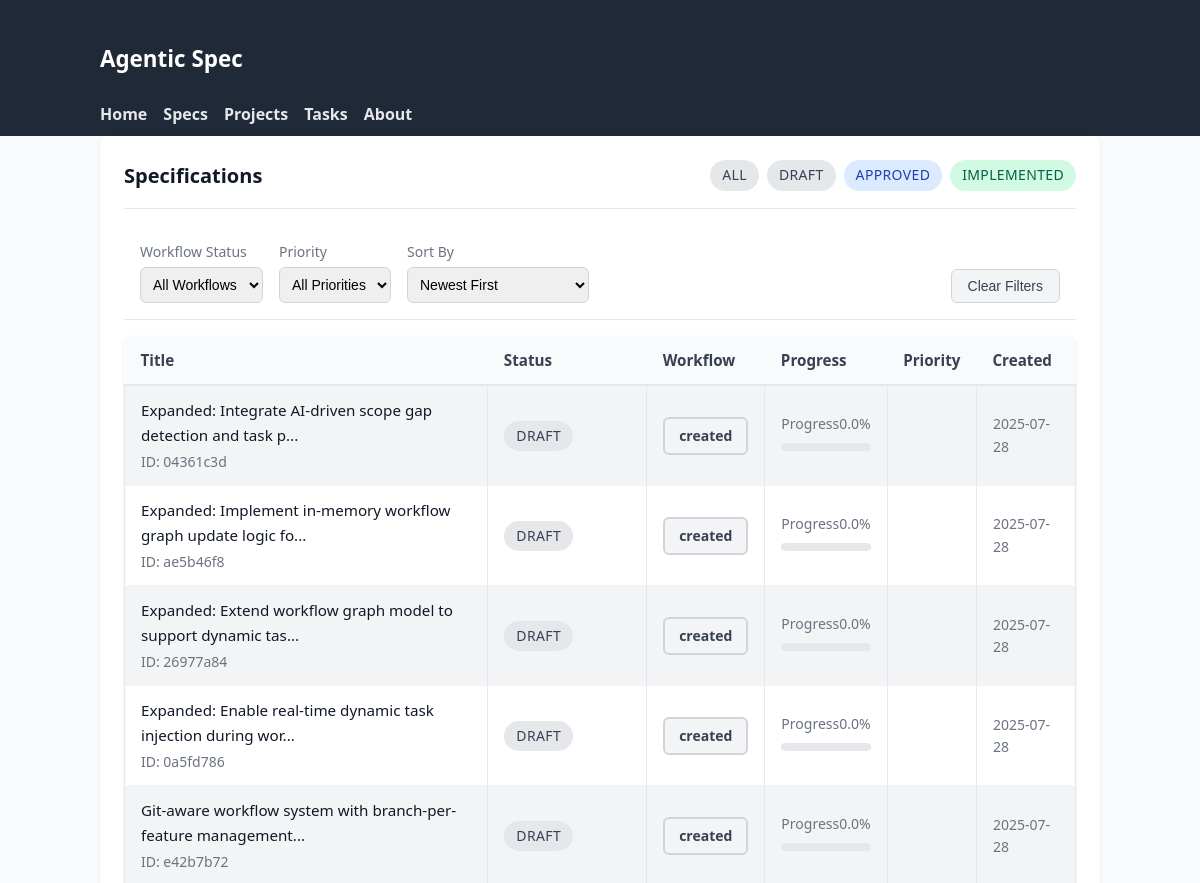
/specs (upper part), run on an earlier commit of the app's database.
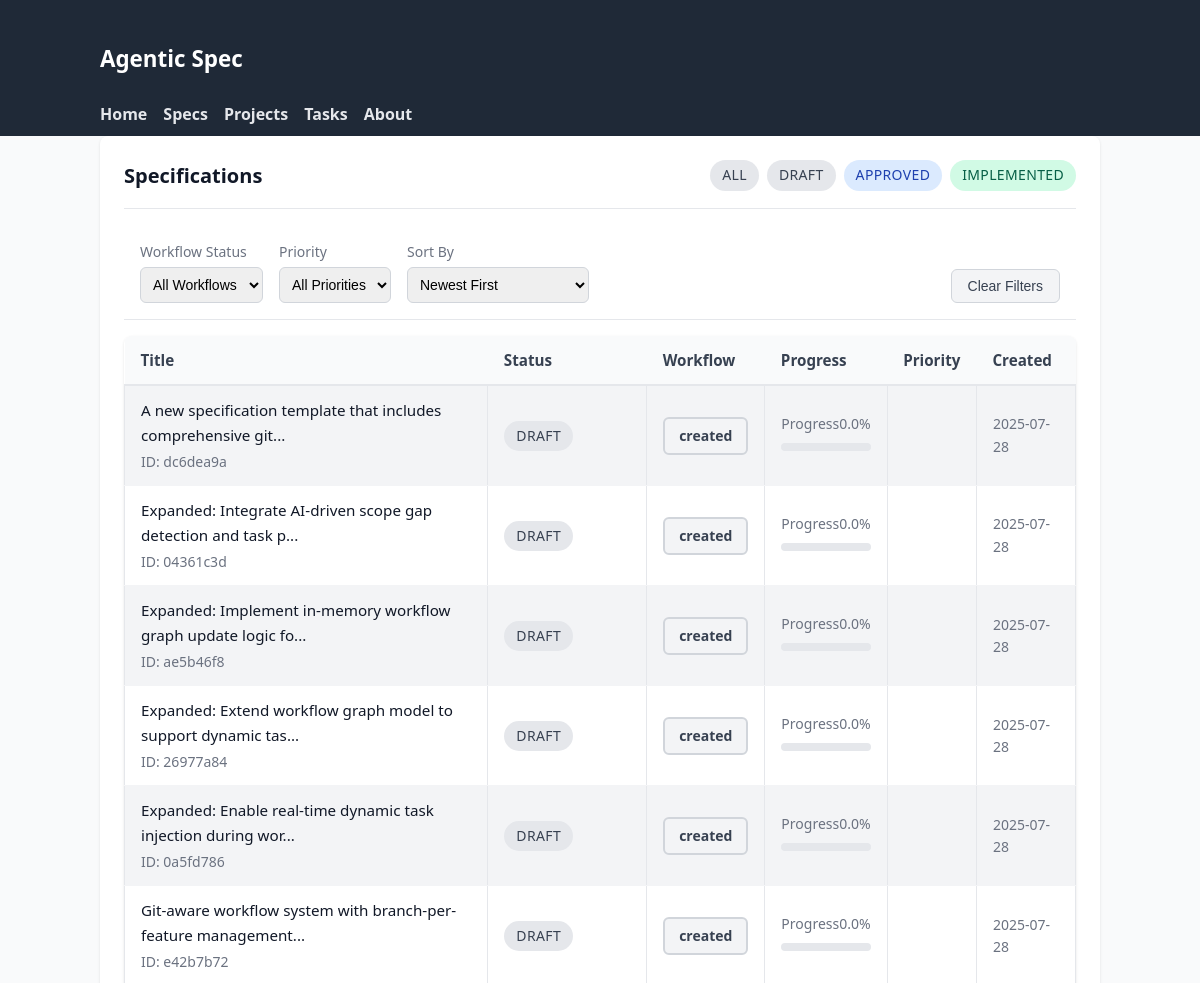
And on a later commit of the database.
### tables this page shows
CREATE TABLE specifications (
                id TEXT PRIMARY KEY,
                title TEXT NOT NULL,
                inherits TEXT DEFAULT '[]',
                created TIMESTAMP NOT NULL,
                updated TIMESTAMP NOT NULL,
                version TEXT NOT NULL,
                status TEXT NOT NULL,
                parent_spec_id TEXT,
                child_spec_ids TEXT DEFAULT '[]',
                context TEXT NOT NULL,
                requirements TEXT NOT NULL,
                review_notes TEXT DEFAULT '[]',
                context_parameters TEXT,
                -- Enhanced tracking fields
                workflow_status TEXT DEFAULT 'created',
                is_completed BOOLEAN DEFAULT FALSE,
                completed_at TIMESTAMP,
                last_accessed TIMESTAMP,
                completion_percentage REAL DEFAULT 0.0,
                priority INTEGER DEFAULT 5,
                -- Lifecycle timestamps
                reviewed_at TIMESTAMP,
                approved_at TIMESTAMP,
                implemented_at TIMESTAMP,
                -- Metadata tracking
                created_by TEXT DEFAULT 'system',
                last_updated_by TEXT DEFAULT 'system',
                tags TEXT DEFAULT '[]'
            );

### agentic_spec/web_ui.py (the view)
@app.get("/specs", response_class=HTMLResponse)
async def list_specifications(request: Request, status: str | None = None):
    async with await get_db_manager() as manager:
        if status:
            specs = await manager.backend.list_specifications()
            specs = [s for s in specs if s.status.value == status]
        else:
            specs = await manager.backend.list_specifications()
        ctx = base_context(request, title="Specifications")
        ctx.update({"specs": specs, "current_status": status})
        return templates.TemplateResponse("specs_list.html", ctx)

### agentic_spec/web_templates/specs_list.html (shortened to what this page needs)
{% extends 'base.html' %}
{% block content %}
<div class="card">
  <div class="card-header">
    <h2 class="card-title">Specifications{% if current_status %} – {{ current_status }}{% endif %}</h2>
    <div style="display: flex; gap: 0.5rem;">
      <a href="/specs" class="status-badge {% if not current_status %}draft{% endif %}" style="text-decoration: none;">All</a>
      <a href="/specs?status=draft" class="status-badge draft" style="text-decoration: none;">Draft</a>
      <a href="/specs?status=approved" class="status-badge approved" style="text-decoration: none;">Approved</a>
      <a href="/specs?status=implemented" class="status-badge implemented" style="text-decoration: none;">Implemented</a>
    </div>
  </div>
  <div style="display: flex; gap: 1rem; padding: 1rem; border-bottom: 1px solid #e5e7eb; flex-wrap: wrap;">
    <div>
      <label for="workflow-filter" style="display: block; font-size: 0.875rem; color: #6b7280; margin-bottom: 0.25rem;">Workflow Status</label>
      <select id="workflow-filter" style="padding: 0.5rem; border: 1px solid #d1d5db; border-radius: 0.375rem; font-size: 0.875rem;">
        <option value="">All Workflows</option>
      </select>
    </div>
    <div>
      <label for="priority-filter" style="display: block; font-size: 0.875rem; color: #6b7280; margin-bottom: 0.25rem;">Priority</label>
      <select id="priority-filter" style="padding: 0.5rem; border: 1px solid #d1d5db; border-radius: 0.375rem; font-size: 0.875rem;">
        <option value="">All Priorities</option>
      </select>
    </div>
    <div>
      <label for="sort-by" style="display: block; font-size: 0.875rem; color: #6b7280; margin-bottom: 0.25rem;">Sort By</label>
      <select id="sort-by" style="padding: 0.5rem; border: 1px solid #d1d5db; border-radius: 0.375rem; font-size: 0.875rem;">
        <option value="created-desc">Newest First</option>
      </select>
    </div>
    <div style="margin-left: auto; display: flex; align-items: flex-end;">
      <button id="clear-filters" style="padding: 0.5rem 1rem; background: #f3f4f6; color: #374151; border: 1px solid #d1d5db; border-radius: 0.375rem; font-size: 0.875rem; cursor: pointer;">Clear Filters</button>
    </div>
  </div>
  {% if specs %}
  <table>
    <thead>
      <tr>
        <th>Title</th>
        <th>Status</th>
        <th>Workflow</th>
        <th>Progress</th>
        <th>Priority</th>
        <th>Created</th>
      </tr>
    </thead>
    <tbody>
      {% for s in specs %}
      <tr>
        <td>
          <a href="/specs/{{ s.id }}">{{ s.title[:60] }}{% if s.title|length > 60 %}...{% endif %}</a>
          <div class="card-subtitle">ID: {{ s.id }}</div>
        </td>
        <td>
          <span class="status-badge {{ s.status.value }}">{{ s.status.value }}</span>
        </td>
        <td>
          <span class="workflow-badge {{ s.workflow_status.value }}">{{ s.workflow_status.value }}</span>
        </td>
        <td>
          <div class="progress-label">
            <span>Progress</span>
            <span>{{ s.completion_percentage }}%</span>
          </div>
          <div class="progress-bar">
          </div>
        </td>
        <td>
          {% if s.priority %}
          <span class="priority-indicator priority-{{ s.priority.value }}"></span>
          {% else %}
          <span style="color: #9ca3af;">-</span>
          {% endif %}
        </td>
        <td style="font-size: 0.875rem; color: #6b7280;">
          {{ s.created.strftime('%Y-%m-%d') }}
        </td>
      </tr>
      {% endfor %}
    </tbody>
  </table>
  {% else %}
  <p style="color: #6b7280; text-align: center; padding: 3rem 0;">
    No specifications found{% if current_status %} with status "{{ current_status }}"{% endif %}.
  </p>
  {% endif %}
</div>
{% endblock %}

### agentic_spec/web_templates/base.html (shortened to what this page needs)
<!DOCTYPE html>
<html lang="en">
<head>
    <link rel="stylesheet" href="/static/styles.css" />
</head>
<body>
    <header class="site-header" role="banner">
        <div class="container">
            <h1 class="logo"><a href="/">Agentic&nbsp;Spec</a></h1>
            <nav class="primary-nav" aria-label="Primary">
                <a href="/" class="nav-link">Home</a>
                <a href="/specs" class="nav-link">Specs</a>
                <a href="/projects" class="nav-link">Projects</a>
                <a href="/tasks" class="nav-link">Tasks</a>
                <a href="/about" class="nav-link">About</a>
            </nav>
        </div>
    </header>
    <main id="main-content" class="container" role="main">
        {% block content %}{% endblock %}
    </main>
</body>
</html>

### agentic_spec/web_templates/static/styles.css (style rules this page uses)
body { font-family: system-ui, -apple-system, Segoe UI, Roboto, Helvetica, Arial, sans-serif; margin: 0; background: #f9fafb; color: #111827; line-height: 1.6; }
.container { max-width: 1000px; margin: 0 auto; padding: 0 1rem; }
table { width: 100%; border-collapse: collapse; margin-top: 1rem; font-size: 0.95rem; }
th { background: #374151; color: #fff; padding: 8px; text-align: left; }
td { padding: 8px; border: 1px solid #e5e7eb; }
tbody tr:nth-child(odd) { background: #f3f4f6; }
.site-header { background: #1f2937; color: #fff; padding: 0.5rem 0; }
.logo a { color: #fff; text-decoration: none; font-size: 1.4rem; }
.primary-nav { display: flex; gap: 1rem; flex-wrap: wrap; margin-top: 0.5rem; }
.primary-nav .nav-link { color: #e5e7eb; text-decoration: none; font-weight: 600; }
table a { color: inherit; text-decoration: none; }
.status-badge { display: inline-flex; align-items: center; gap: 0.25rem; padding: 0.25rem 0.75rem; border-radius: 9999px; font-size: 0.875rem; font-weight: 500; text-transform: uppercase; letter-spacing: 0.025em; }
.status-badge.draft { background: #e5e7eb; color: #374151; }
.status-badge.approved { background: #dbeafe; color: #1e40af; }
.status-badge.implemented { background: #d1fae5; color: #065f46; }
.workflow-badge { display: inline-flex; align-items: center; gap: 0.375rem; padding: 0.375rem 0.875rem; border-radius: 0.375rem; font-size: 0.875rem; font-weight: 600; border: 2px solid transparent; }
.workflow-badge.created { background: #f3f4f6; color: #374151; border-color: #d1d5db; }
.progress-bar { width: 100%; height: 0.5rem; background: #e5e7eb; border-radius: 0.25rem; overflow: hidden; margin: 0.5rem 0; }
.progress-label { display: flex; justify-content: space-between; align-items: center; font-size: 0.875rem; color: #6b7280; margin-bottom: 0.25rem; }
.card { background: #fff; border-radius: 0.5rem; box-shadow: 0 1px 3px rgba(0,0,0,0.1); padding: 1.5rem; margin-bottom: 1.5rem; }
.card-header { display: flex; justify-content: space-between; align-items: center; margin-bottom: 1rem; padding-bottom: 1rem; border-bottom: 1px solid #e5e7eb; }
.card-title { font-size: 1.25rem; font-weight: 600; color: #111827; margin: 0; }
.card-subtitle { font-size: 0.875rem; color: #6b7280; margin-top: 0.25rem; }
table { width: 100%; border-collapse: collapse; margin-top: 1rem; font-size: 0.95rem; background: #fff; border-radius: 0.5rem; overflow: hidden; box-shadow: 0 1px 3px rgba(0,0,0,0.1); }
th { background: #f9fafb; color: #374151; padding: 0.75rem 1rem; text-align: left; font-weight: 600; border-bottom: 2px solid #e5e7eb; }
td { padding: 0.75rem 1rem; border-bottom: 1px solid #f3f4f6; }
.priority-indicator { display: inline-block; width: 0.5rem; height: 0.5rem; border-radius: 50%; margin-right: 0.5rem; }

What changed in the data, as far as the page shows it:
added specifications: title "A new specification template that includes comprehensive git", id "dc6dea9a", status.value "DRAFT", workflow_status.value "created", completion_percentage "0.0", created "2025-07-28"
